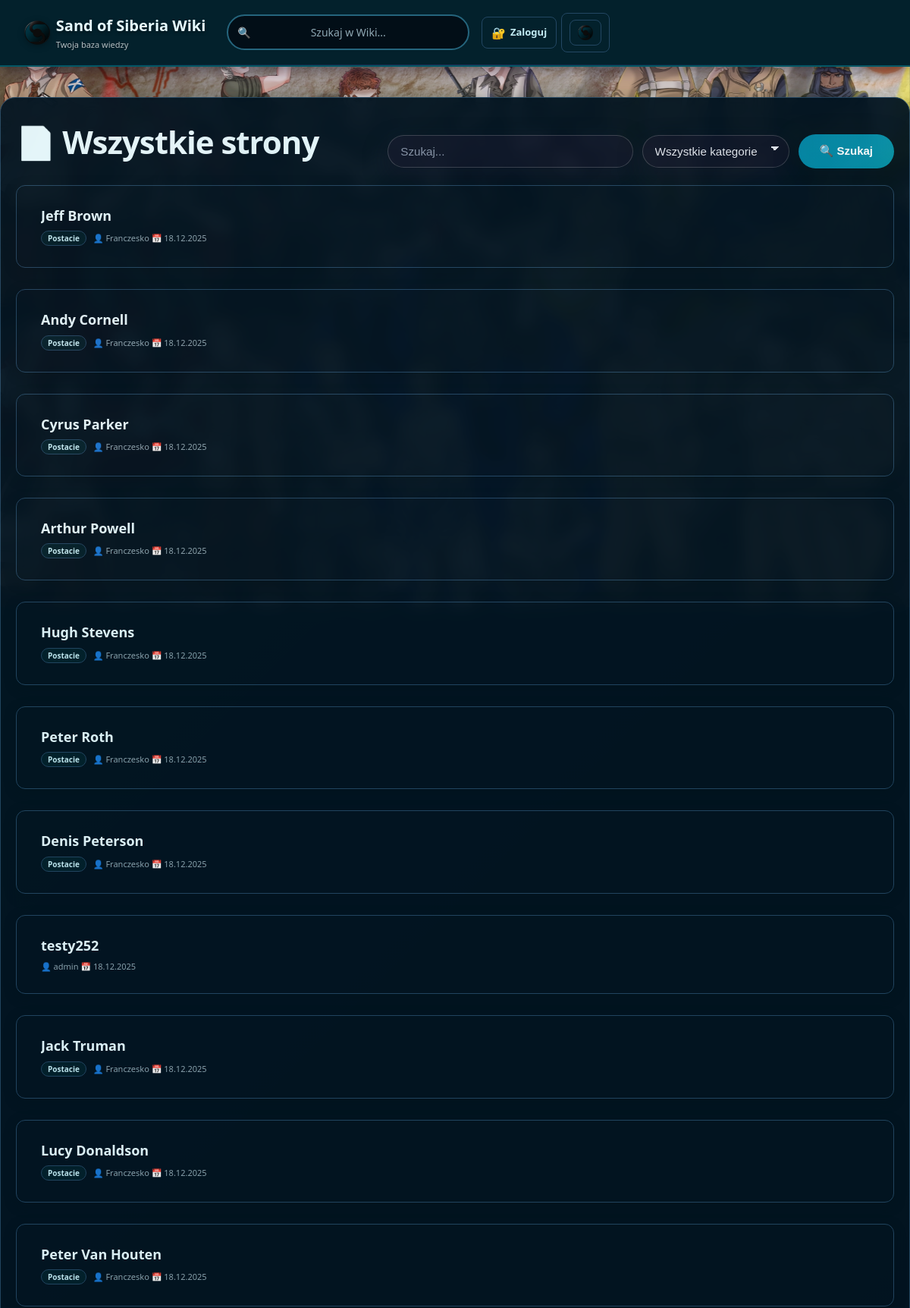
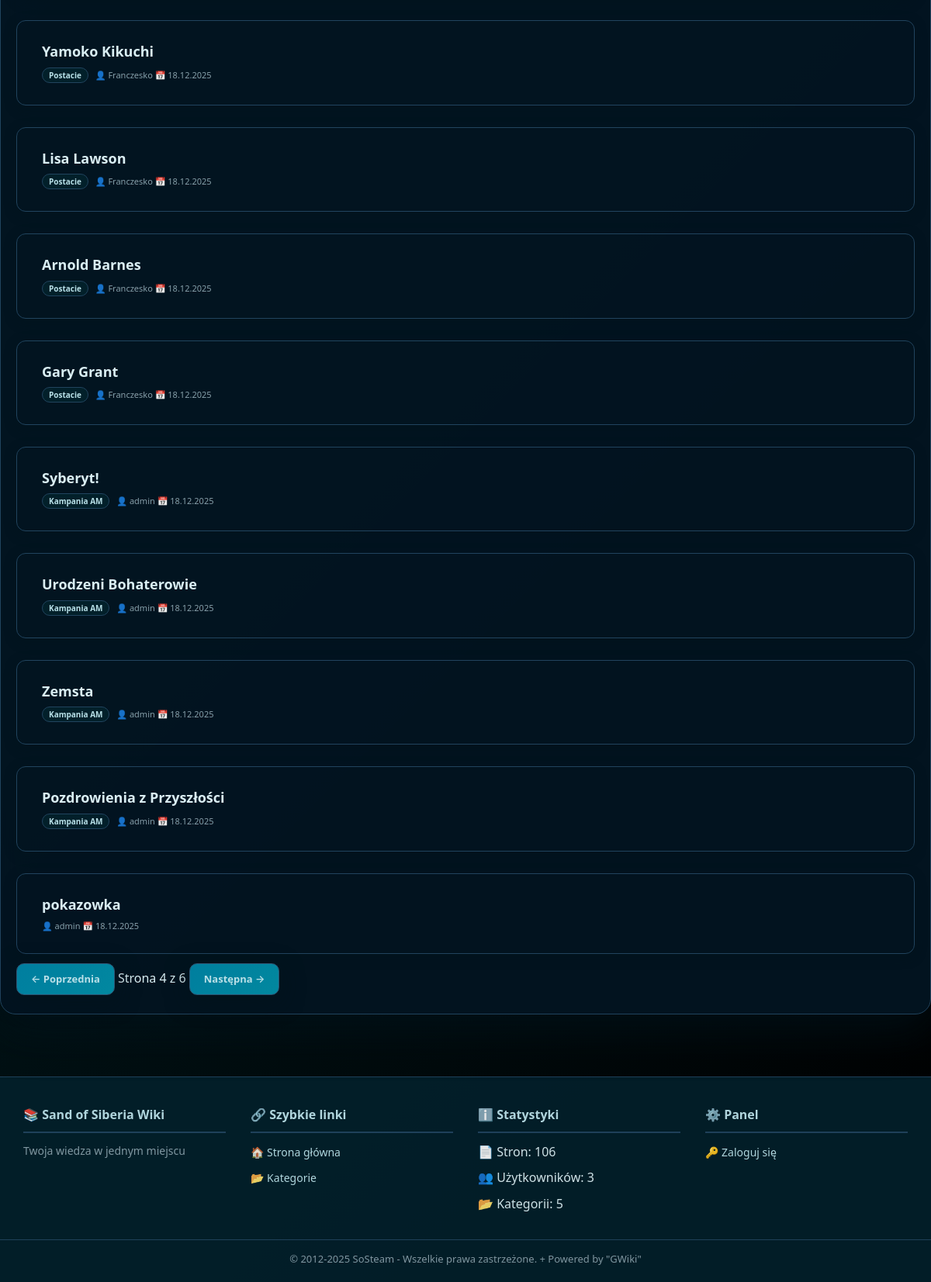
The app's page /pages?page=4 with its own data (2 pictures, top to bottom).
### tables this page shows
CREATE TABLE `pages` (
  `page_id` int(11) NOT NULL,
  `slug` varchar(255) NOT NULL,
  `title` varchar(255) NOT NULL,
  `current_revision_id` int(11) DEFAULT NULL,
  `created_by` int(11) DEFAULT NULL,
  `created_at` timestamp NOT NULL DEFAULT current_timestamp(),
  `updated_at` timestamp NOT NULL DEFAULT current_timestamp() ON UPDATE current_timestamp(),
  `views` int(11) DEFAULT 0
);

CREATE TABLE `users` (
  `user_id` int(11) NOT NULL,
  `username` varchar(50) NOT NULL,
  `password_hash` varchar(255) NOT NULL,
  `email` varchar(100) NOT NULL,
  `role` enum('admin','editor','viewer') DEFAULT 'viewer',
  `is_banned` tinyint(1) NOT NULL DEFAULT 0,
  `created_at` timestamp NOT NULL DEFAULT current_timestamp()
);

### views/pages-list.php (the view, shortened to what this page needs)
<div class="pages-list-page">
    <header class="page-header">
        <h1>📄 Wszystkie strony</h1>
        <form method="GET" class="pages-filter">
            <input
                type="text"
                name="search"
                placeholder="Szukaj..."
                value="<?= htmlspecialchars($search ?? '') ?>"
            >
            <select name="category">
                <option value="">Wszystkie kategorie</option>
            </select>
            <button type="submit" class="btn btn-primary">🔍 Szukaj</button>
        </form>
    </header>
    <?php if (empty($pages)): ?>
        <p class="info">Nie znaleziono żadnych stron.</p>
    <?php else: ?>
        <ul class="page-list">
            <?php foreach ($pages as $page): ?>
                <li class="page-list-item">
                    <a
                        href="/page/<?= htmlspecialchars($page['slug']) ?>"
                        class="page-list-item-link"
                    >
                        <h3 class="page-list-item-title">
                            <?= htmlspecialchars($page['title']) ?>
                        </h3>
                        <div class="page-list-item-meta">
                            <?php if (!empty($page['category_name'])): ?>
                                <span class="page-category-pill">
                                    <?= htmlspecialchars($page['category_name']) ?>
                                </span>
                            <?php endif; ?>
                            <span class="page-list-author">
                                👤 <?= htmlspecialchars($page['author'] ?? 'Nieznany') ?>
                            </span>
                            <?php if (!empty($page['updated_at'])): ?>
                                <span class="page-list-date">
                                    📅 <?= date('d.m.Y', strtotime($page['updated_at'])) ?>
                                </span>
                            <?php endif; ?>
                        </div>
                    </a>
                </li>
            <?php endforeach; ?>
        </ul>
        <?php if (!empty($totalPagesCount) && $totalPagesCount > 1): ?>
            <?php
                $baseQuery = $_GET;
                unset($baseQuery['page']);
                $baseQueryString = http_build_query($baseQuery);
                $baseUrl = $baseQueryString ? ('?' . $baseQueryString . '&') : '?';
            ?>
            <div class="pagination">
                <?php if ($currentPage > 1): ?>
                    <a
                        href="<?= $baseUrl . 'page=' . ($currentPage - 1) ?>"
                        class="btn btn-outline"
                    >
                        ← Poprzednia
                    </a>
                <?php endif; ?>
                <span class="pagination-info">
                    Strona <?= (int)$currentPage ?> z <?= (int)$totalPagesCount ?>
                </span>
                <?php if ($currentPage < $totalPagesCount): ?>
                    <a
                        href="<?= $baseUrl . 'page=' . ($currentPage + 1) ?>"
                        class="btn btn-outline"
                    >
                        Następna →
                    </a>
                <?php endif; ?>
            </div>
        <?php endif; ?>
    <?php endif; ?>
</div>

### public/css/base.css (style rules this page uses)
* { margin: 0; padding: 0; box-sizing: border-box; }
body { font-family: 'Russo One', 'Segoe UI', 'Helvetica Neue', sans-serif; background-color: var(--bg-page); background: var(--bg-page); color: var(--text-primary); line-height: 1.7; position: relative; }
body::before { content: ''; position: fixed; top: 0; left: 0; right: 0; bottom: 0; pointer-events: none; z-index: 0; }
h1, h2, h3 { background: var(--text-primary); -webkit-background-clip: text; -webkit-text-fill-color: transparent; background-clip: text; margin-bottom: 25px; font-weight: 800; }
h1 { font-size: 42px; letter-spacing: -1px; }
h3 { font-size: 24px; }
a { color: var(--accent-secondary); text-decoration: none; transition: all 0.3s; }
a, .nav-link { color: var(--link-color, var(--accent-secondary, #4990c6)); text-decoration: none; transition: color 0.2s ease; }

### public/css/components.css (style rules this page uses)
.btn { display: inline-block; padding: 12px 28px; background: linear-gradient(135deg, var(--accent-main), var(--accent-strong)); color: #fff; border: none; text-decoration: none; border-radius: 10px; font-weight: 600; transition: transform 0.2s ease, box-shadow 0.2s ease, filter 0.2s ease; box-shadow: var(--shadow-md); position: relative; overflow: hidden; }
.btn::before { content: ''; position: absolute; top: 0; left: -100%; width: 100%; height: 100%; background: linear-gradient( 90deg, transparent, rgba(255, 255, 255, 0.22), transparent ); transition: left 0.4s ease; }
button[type="submit"] { width: 100%; padding: 14px 16px; background: linear-gradient(135deg, var(--accent-main), var(--accent-strong)); color: #fff; border: none; font-size: 15px; font-weight: 700; cursor: pointer; border-radius: 10px; transition: transform 0.2s ease, box-shadow 0.2s ease, filter 0.2s ease; box-shadow: var(--shadow-md); }

### public/css/wiki.css (style rules this page uses)
ul, ol { margin: 20px 0; padding-left: 30px; }
ul li, ol li { color: var(--text-primary); }
ul li::marker { color: var(--accent-primary); }
.page-list { list-style: none; margin: 20px 0; padding: 0; }
.page-list li { background: var(--card-bg); border: 1px solid var(--border-color); border-radius: 12px; padding: 14px 18px; margin-bottom: 10px; color: var(--text-primary); box-shadow: var(--shadow-sm); transition: all 0.2s; }
.page-header { display: flex; justify-content: space-between; align-items: flex-start; gap: 16px; margin-bottom: 20px; }
.page-list { list-style: none; margin: 25px 0 0 0; padding: 0; display: flex; flex-direction: column; gap: 16px; }
.page-list-item-link { display: block; text-decoration: none; color: inherit; }
.page-list-item { background-color: var(--card-bg); border: 1px solid var(--border-subtle); border-radius: 14px; padding: 16px 20px; cursor: pointer; transition: background-color 0.2s ease, border-color 0.2s ease, transform 0.2s ease; }

### public/css/admin.css (style rules this page uses)
.page-list { list-style: none; padding: 0; margin: 0; }
.page-list li { background-color: var(--card-bg); padding: 18px 20px; border-radius: 12px; border: 1px solid var(--border-subtle); margin-bottom: 12px; transition: transform 0.15s ease, box-shadow 0.15s ease, border-color 0.15s ease; }
.page-list h3 { margin: 0 0 8px 0; font-size: 18px; }
.page-header { display: flex; justify-content: space-between; align-items: flex-start; margin-bottom: 22px; gap: 16px; }
.page-header h1 { margin: 0; flex: 1; }

### records on screen
pages: title "Jeff Brown", category_name "Postacie", created_by.username "Franczesko", updated_at "18.12.2025"
pages: title "Andy Cornell", category_name "Postacie", created_by.username "Franczesko", updated_at "18.12.2025"
pages: title "Cyrus Parker", category_name "Postacie", created_by.username "Franczesko", updated_at "18.12.2025"
pages: title "Arthur Powell", category_name "Postacie", created_by.username "Franczesko", updated_at "18.12.2025"
pages: title "Hugh Stevens", category_name "Postacie", created_by.username "Franczesko", updated_at "18.12.2025"
pages: title "Peter Roth", category_name "Postacie", created_by.username "Franczesko", updated_at "18.12.2025"
pages: title "Denis Peterson", category_name "Postacie", created_by.username "Franczesko", updated_at "18.12.2025"
pages: title "testy252", created_by.username "admin", updated_at "18.12.2025"
pages: title "Jack Truman", category_name "Postacie", created_by.username "Franczesko", updated_at "18.12.2025"
pages: title "Lucy Donaldson", category_name "Postacie", created_by.username "Franczesko", updated_at "18.12.2025"
pages: title "Peter Van Houten", category_name "Postacie", created_by.username "Franczesko", updated_at "18.12.2025"
pages: title "Yamoko Kikuchi", category_name "Postacie", created_by.username "Franczesko", updated_at "18.12.2025"
pages: title "Lisa Lawson", category_name "Postacie", created_by.username "Franczesko", updated_at "18.12.2025"
pages: title "Arnold Barnes", category_name "Postacie", created_by.username "Franczesko", updated_at "18.12.2025"
pages: title "Gary Grant", category_name "Postacie", created_by.username "Franczesko", updated_at "18.12.2025"
pages: title "Syberyt!", category_name "Kampania AM", created_by.username "admin", updated_at "18.12.2025"
pages: title "Urodzeni Bohaterowie", category_name "Kampania AM", created_by.username "admin", updated_at "18.12.2025"
pages: title "Zemsta", category_name "Kampania AM", created_by.username "admin", updated_at "18.12.2025"
pages: title "Pozdrowienia z Przyszłości", category_name "Kampania AM", created_by.username "admin", updated_at "18.12.2025"
pages: title "pokazowka", created_by.username "admin", updated_at "18.12.2025"

### other values on screen
$siteName "Sand of Siberia Wiki"
$siteTagline "Twoja baza wiedzy"
$currentPage "4"
$totalPagesCount "6"
ThemeLoader::get('site_name', 'Wiki Engine') "Sand of Siberia Wiki"
ThemeLoader::get('site_description', 'Twoja wiedza w jednym miejscu') "Twoja wiedza w jednym miejscu"
$stats['total_pages'] "106"
$stats['total_users'] "3"
$stats['total_categories'] "5"
